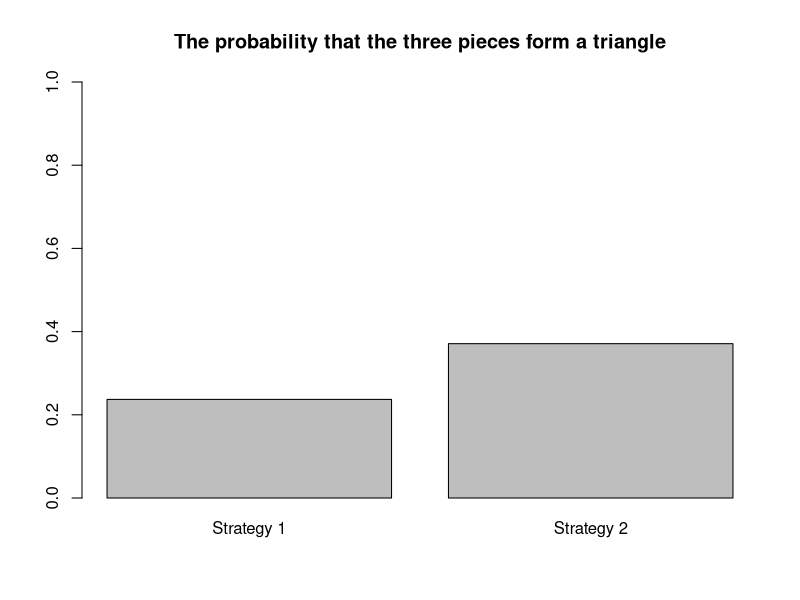

Generate this figure with R:

#' Exercise 10
#' If you take a stick of unit length and break it into
#' three pieces, choosing the breaks at random (i.e. choosing
#' two real numbers independently and uniformly from [0,1]),
#' then the probability that the three pieces form a triangle
#' is 1/4.
#' Consider now a similar experiment: First break the stick
#' at random, then break the longer piece at random.
#' Show that the two experiments are actually quite different.

is_triangle <- function(x) {
  x <- x[order(x)]
  l <- sort(c(x[1], x[2]-x[1], 1-x[2]))
  return(l[3] < l[1] + l[2])
}

n = 1000

#' choosing two breaks at random
data1 = data.frame(x=runif(n), y=runif(n))
data1$is_triangle = apply(data1, 1, is_triangle)

#' break the stick at random,
#' then break the longer piece at random
data2 = data.frame(x=runif(n))
data2$x = sapply(data2$x, function(x) if(x<0.5) x else 1-x)
data2$y = data2$x + runif(n, max=1-data2$x)
data2$is_triangle = apply(data2, 1, is_triangle)

par(mfrow=c(1,1))
barplot(c(
  length(data1$x[data1$is_triangle]) / n,
  length(data2$x[data2$is_triangle]) / n),
  main='The probability that the three pieces form a triangle',
  names.arg=c('Strategy 1', 'Strategy 2'),
  ylim=c(0, 1))
